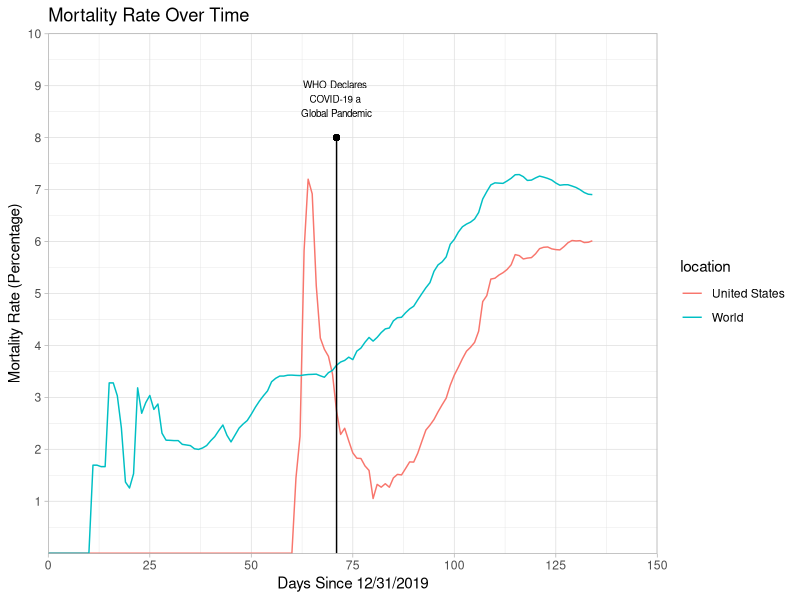

Write R code to recreate this figure.
## ---- chunk 1
library(dplyr)
library(ggplot2)

global = read.csv("covidData_clean.csv")
global = global %>% mutate(rate = 100 * total_deaths / total_cases) #create column for mortality rate
global$rate[is.na(global$rate)]<-0
origin <- as.Date("2019-12-31")
global = global %>% mutate(days_since = as.Date(date) - origin) #create column for days since 12/31/2019, the start of our data

narrowed = global %>% filter(location == "World" | iso_code == "USA")

#as.Date("2020-03-11") - as.Date("2019-12-31") returns 71 days, which is the time between the start of the data and when the WHO declared COVID-19 a global pandemic

ggplot(data = narrowed, aes(x = days_since, y = rate)) + 
  geom_line(aes(color = location)) + 
  expand_limits(x = c(0,150),y = c(0, 10)) +
  scale_x_continuous(breaks = c(0, 25, 50, 75, 100, 125, 150), expand = c(0,0.01)) + 
  scale_y_continuous(breaks = c(1:10), expand = c(0,.01)) + 
  annotate("segment", x = 71, xend = 71, y = 0, yend = 8) + geom_point(aes(x = 71, y = 8)) + 
  annotate("text", x = 71, y = 8.75, label = "WHO Declares \nCOVID-19 a \nGlobal Pandemic", size = 2.5) + 
  labs(title = "Mortality Rate Over Time",x="Days Since 12/31/2019", y = "Mortality Rate (Percentage)") + 
  theme_light()
